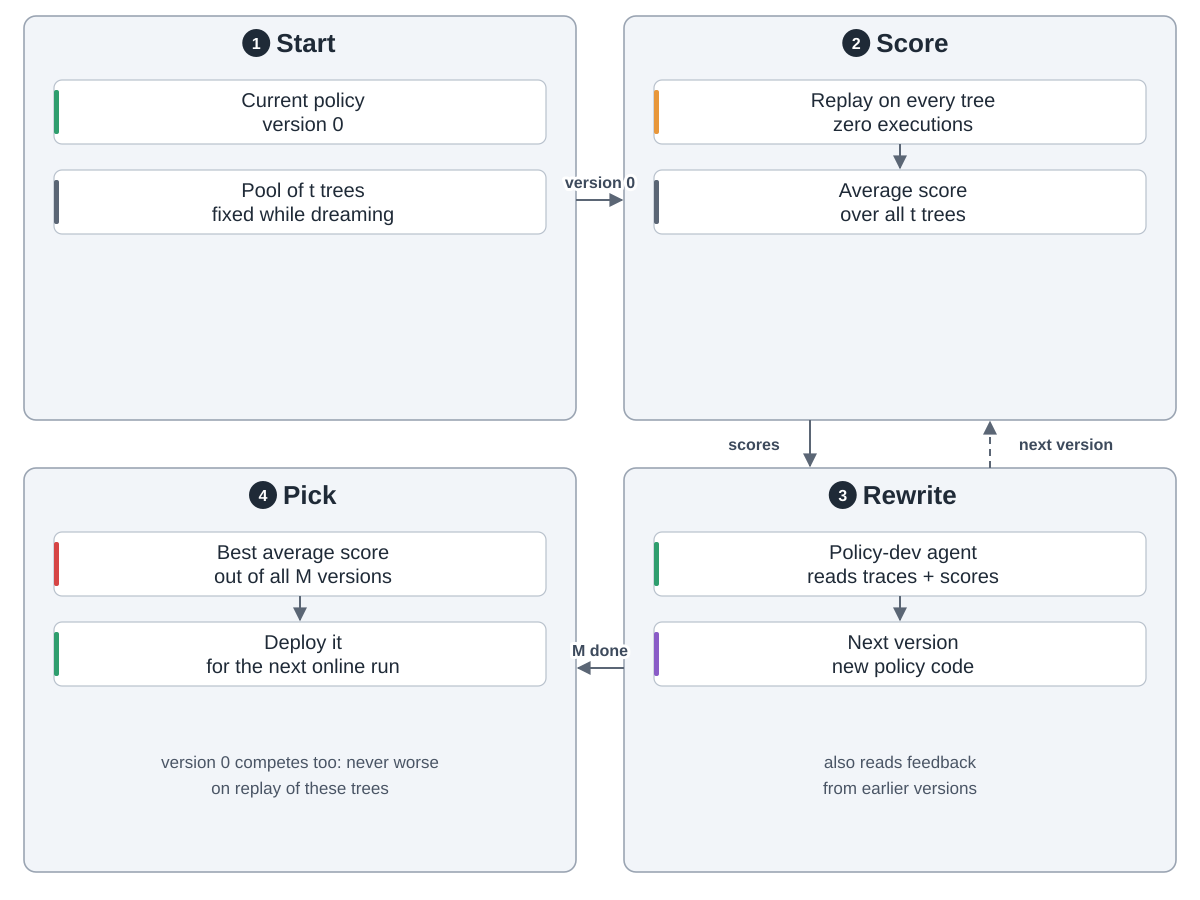

This chart was generated by the following Python code:
"""Dream-RSI step 3: dream a better policy (the inner loop).  Drawn from the paper, section 3
"Offline evaluation" and "Policy improvement and selection", in github.com/zhengkid/Dream-RSI
papers/Dream-RSI.pdf (commit 4149ea9), and https://dream-rsi.com/ "Why the policy can never get
worse" (read 2026-10-05).  Run: python3 dream.py

Snake order: 1 start (top left) -> 2 score (top right) -> 3 rewrite (bottom right), looping back to
2 for each new version -> 4 pick (bottom left)."""
import sys
from pathlib import Path

sys.path.insert(0, str(Path(__file__).resolve().parents[2] / "tools"))
from archdiagram import Diagram  # noqa: E402

d = Diagram("Dream-RSI step 3: dream",
            "1 Start: version 0 is the current policy; the pool of t trees stays fixed while dreaming. "
            "2 Score: each version is replayed on every tree at zero executions and gets its average score. "
            "3 Rewrite: a policy-development agent, an LLM that stays the same, reads the replay traces and "
            "scores, plus feedback from earlier versions, and writes the next version of the policy code, "
            "which is scored the same way. 4 Pick: after M versions, the one with the best average score is "
            "deployed for the next online run. Version 0 competes too, so the pick never scores worse on "
            "replay of these trees.")

L, R, W = 24, 624, 552
T1, H1 = 16, 404
T2, H2 = 468, 404
CW, CH, GAP = 492, 64, 26


def column(x, top, cards, arrows=True):
    for i, (lbl, kind) in enumerate(cards):
        y = top + 64 + i * (CH + GAP)
        d.card(x + 30, y, lbl, kind, w=CW, h=CH)
        if arrows and i:
            d.arrow(f"M{x + W / 2} {y - GAP}V{y - 2}")


d.group(L, T1, W, H1, "Start", 1)
column(L, T1, [("Current policy|version 0", "plan"),
               ("Pool of t trees|fixed while dreaming", "data")], arrows=False)

d.group(R, T1, W, H1, "Score", 2)
column(R, T1, [("Replay on every tree|zero executions", "critic"),
               ("Average score|over all t trees", "data")])

d.group(R, T2, W, H2, "Rewrite", 3)
column(R, T2, [("Policy-dev agent|reads traces + scores", "plan"),
               ("Next version|new policy code", "write")])
d.note(R + W / 2, T2 + 300, "also reads feedback")
d.note(R + W / 2, T2 + 326, "from earlier versions")

d.group(L, T2, W, H2, "Pick", 4)
column(L, T2, [("Best average score|out of all M versions", "review"),
               ("Deploy it|for the next online run", "plan")])
d.note(L + W / 2, T2 + 300, "version 0 competes too: never worse")
d.note(L + W / 2, T2 + 326, "on replay of these trees")

d.arrow(f"M{L + W} 200H{R - 2}", label="version 0", at=(600, 188))
d.arrow(f"M{R + W / 2 - 90} {T1 + H1}V{T2 - 2}", label="scores", at=(R + W / 2 - 146, T1 + H1 + 30))
d.arrow(f"M{R + W / 2 + 90} {T2}V{T1 + H1 + 2}", back=True, label="next version", at=(R + W / 2 + 166, T1 + H1 + 30))
d.arrow(f"M{R} {T2 + 200}H{L + W + 2}", label="M done", at=(600, T2 + 188))

d.save(Path(__file__).with_name("dream.svg"))
